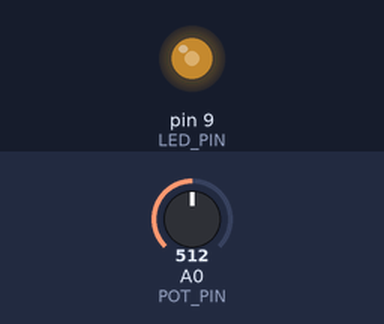
This sketch was run on a simulated Arduino Uno, built with avr-gcc and run on an emulated ATmega328P. Parts: output pins drawn as LEDs (lit = HIGH). The test bench sets the inputs (shaded band); at power-on: A0 (POT_PIN) = 512. What the sketch prints to the serial monitor is not drawn.

Above: at 1.2 s.
1.3 s: A0 (POT_PIN) set to 11
At 2.2 s:
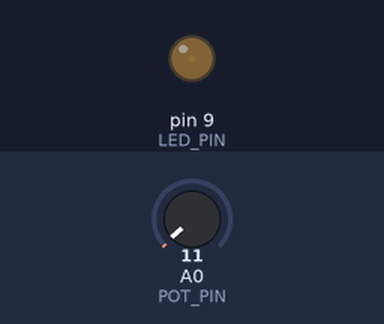
2.8 s: A0 (POT_PIN) set to 8
At 4.0 s:
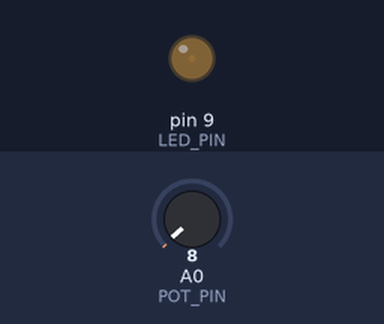
4.3 s: A0 (POT_PIN) set to 716
At 5.5 s:
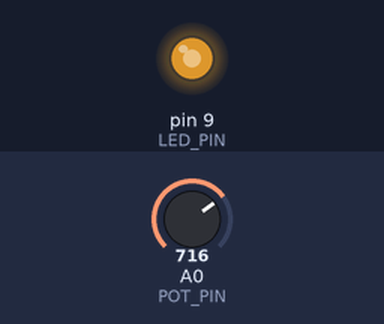
5.8 s: A0 (POT_PIN) set to 0
At 6.9 s:
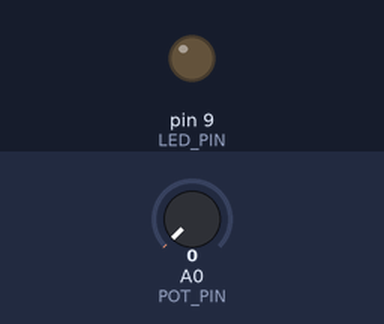
7.3 s: A0 (POT_PIN) set to 385
At 8.5 s:
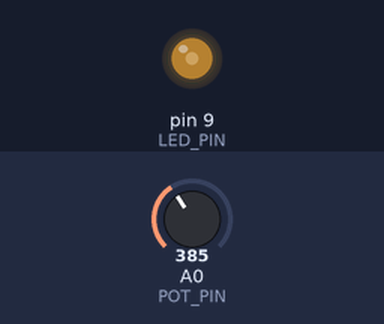
8.8 s: A0 (POT_PIN) set to 409
At 9.8 s:
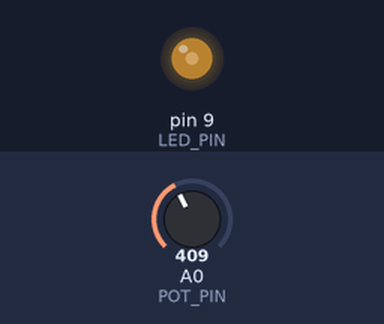
Timing chart, 0 to 11.8 s (numbered marks = the images above; inputs shaded):
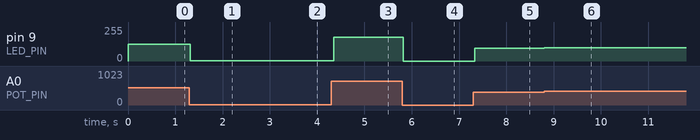

Measured:
- after the input at 1.3 s, pin 9 (LED_PIN): 127/255 → 2/255 at once
- after the input at 2.8 s, pin 9 (LED_PIN): 2/255 → 1/255 at once
- after the input at 4.3 s, pin 9 (LED_PIN): 1/255 → 178/255 after 0.05 s
- after the input at 5.8 s, pin 9 (LED_PIN): 178/255 → 0/255 at once
- after the input at 7.3 s, pin 9 (LED_PIN): 0/255 → 95/255 at once
- after the input at 8.8 s, pin 9 (LED_PIN): 95/255 → 101/255 at once

The sketch:

13_Pot_LED_PWM.ino
```cpp
// 아두이노 우노: 가변저항으로 LED 밝기 조절
//  - 아날로그 입력: analogRead()  -> 0 ~ 1023
//  - 아날로그 출력: analogWrite() -> 0 ~ 255 (PWM)
// 가변저항: 바깥 다리 5V / 가운데 다리 A0 / 다른 바깥 다리 GND
// LED: D9 (PWM 핀 ~) - 220옴 - LED(+), LED(-) - GND
const int POT_PIN = A0;   // 가변저항 가운데 다리
const int LED_PIN = 9;    // PWM 핀 (~ 표시: 3, 5, 6, 9, 10, 11)

void setup()
{
  pinMode(LED_PIN, OUTPUT);
  Serial.begin(9600);
}

void loop()
{
  int potValue = analogRead(POT_PIN);                // 아날로그 입력 (0 ~ 1023)
  int brightness = map(potValue, 0, 1023, 0, 255);   // 0~1023 -> 0~255 로 변환

  analogWrite(LED_PIN, brightness);                  // 아날로그 출력 (PWM)

  Serial.print("가변저항: ");
  Serial.print(potValue);
  Serial.print("  밝기: ");
  Serial.println(brightness);

  delay(50);
}
```
